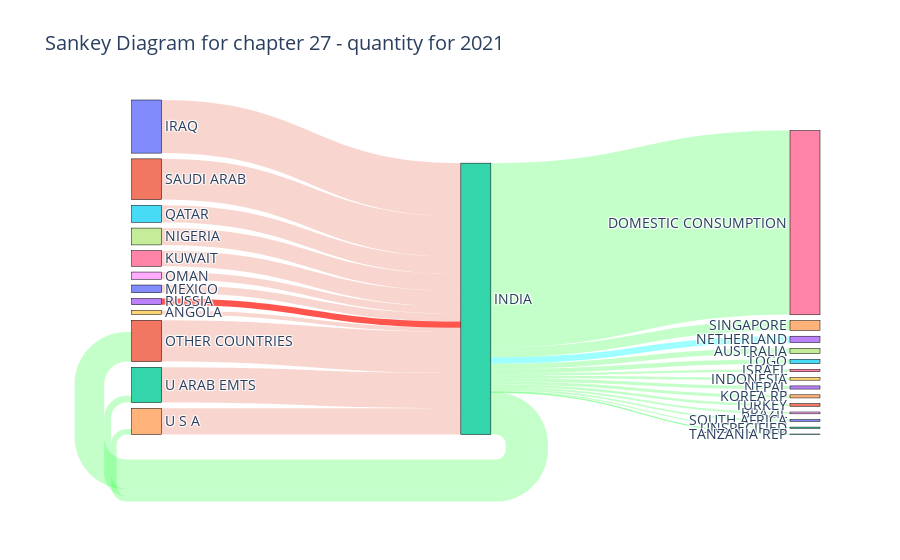

Notebook cell for this chart:
### Code cell
fig = go.Figure(data=[go.Sankey(
    valuesuffix = " Billion USD",
    node = dict(
      pad = 2,
      thickness = 30,
      line = dict(color = "black", width = 0.5),
      label = labels,
      color = "light blue"
    ),
    link = dict(
      source = source, # indices correspond to labels, eg A1, A2, A1, B1, ...
      target = target,
      value = qty_2021,
      color = color
  ))])

fig.update_layout(title_text="Sankey Diagram for chapter 27 - quantity for 2021", font_size=14)
fig.show()
#plotly.offline.plot(fig, filename='sankey_27_qty2021.html', auto_open=True)
fig.write_image("/content/drive/MyDrive/Research/ankey_27_qty_2021.png", width=1600, height=800, scale=5)

### Figure 1 — Plotly figure (JSON) as saved in the notebook; plotly's stock layout.template omitted (floating-point values rounded to 4 significant figures)
{"data": [{"link": {"color": ["rgba(219, 53, 18, 0.2)", "rgba(219, 53, 18, 0.2)", "rgba(219, 53, 18, 0.2)", "rgba(255, 14, 0, 0.7)", "rgba(219, 53, 18, 0.2)", "rgba(219, 53, 18, 0.2)", "rgba(219, 53, 18, 0.2)", "rgba(219, 53, 18, 0.2)", "rgba(219, 53, 18, 0.2)", "rgba(219, 53, 18, 0.2)", "rgba(219, 53, 18, 0.2)", "rgba(219, 53, 18, 0.2)", "rgba(92, 255, 255, 0.6)", "rgba(62, 255, 82, 0.3)", "rgba(62, 255, 82, 0.3)", "rgba(62, 255, 82, 0.3)", "rgba(62, 255, 82, 0.3)", "rgba(62, 255, 82, 0.3)", "rgba(62, 255, 82, 0.3)", "rgba(62, 255, 82, 0.3)", "rgba(62, 255, 82, 0.3)", "rgba(62, 255, 82, 0.3)", "rgba(62, 255, 82, 0.3)", "rgba(62, 255, 82, 0.3)", "rgba(62, 255, 82, 0.3)", "rgba(62, 255, 82, 0.3)", "rgba(62, 255, 82, 0.3)", "rgba(62, 255, 82, 0.3)", "rgba(62, 255, 82, 0.3)"], "source": [0, 1, 2, 3, 4, 5, 6, 7, 8, 9, 10, 11, 12, 12, 12, 12, 12, 12, 12, 12, 12, 12, 12, 12, 12, 12, 12, 12, 12], "target": [12, 12, 12, 12, 12, 12, 12, 12, 12, 12, 12, 12, 13, 2, 4, 14, 15, 16, 17, 18, 19, 20, 21, 22, 23, 24, 25, 11, 26], "value": [54552304, 41787243, 36206280, 6451452, 26924068, 17509716, 16086706, 17273539, 7432809, 4179890, 7867442, 42405053, 6520409, 7120115, 5672287, 10213694, 4460320, 2412955, 5398632, 1868904, 2787484, 1835736, 2659198, 1216198, 3220399, 3210970, 521941, 30438133, 189119127]}, "node": {"color": "light blue", "label": ["IRAQ", "SAUDI ARAB", "U ARAB EMTS", "RUSSIA", "U S A", "QATAR", "KUWAIT", "NIGERIA", "OMAN", "ANGOLA", "MEXICO", "OTHER COUNTRIES", "INDIA", "NETHERLAND", "SINGAPORE", "TOGO", "ISRAEL", "AUSTRALIA", "BRAZIL", "INDONESIA", "SOUTH AFRICA", "TURKEY", "UNSPECIFIED", "NEPAL", "KOREA RP", "TANZANIA REP", "DOMESTIC CONSUMPTION"], "line": {"color": "black", "width": 0.5}, "pad": 2, "thickness": 30}, "type": "sankey", "valuesuffix": " Billion USD"}], "layout": {"font": {"size": 14}, "title": {"text": "Sankey Diagram for chapter 27 - quantity for 2021"}}}
